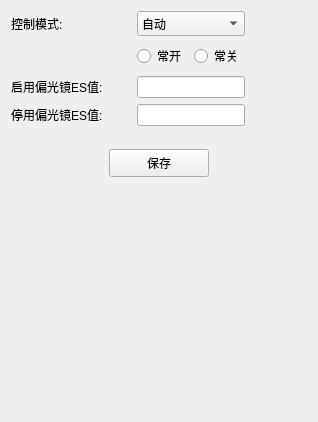
       <widget class="QWidget" name="page_7">
        <layout class="QVBoxLayout" name="verticalLayout_14">
         <property name="spacing">
          <number>20</number>
         </property>
         <item>
          <widget class="QWidget" name="widget_10" native="true">
           <layout class="QHBoxLayout" name="horizontalLayout_24">
            <property name="leftMargin">
             <number>0</number>
            </property>
            <property name="topMargin">
             <number>0</number>
            </property>
            <property name="rightMargin">
             <number>0</number>
            </property>
            <property name="bottomMargin">
             <number>0</number>
            </property>
            <item>
             <layout class="QFormLayout" name="formLayout_12">
              <item row="0" column="0">
               <widget class="QLabel" name="label_95">
                <property name="minimumSize">
                 <size>
                  <width>120</width>
                  <height>25</height>
                 </size>
                </property>
                <property name="text">
                 <string>控制模式:</string>
                </property>
               </widget>
              </item>
              <item row="2" column="1">
               <widget class="QLineEdit" name="ledt_pgj_start_es">
                <property name="minimumSize">
                 <size>
                  <width>0</width>
                  <height>22</height>
                 </size>
                </property>
               </widget>
              </item>
              <item row="3" column="0">
               <widget class="QLabel" name="label_96">
                <property name="text">
                 <string>停用偏光镜ES值:</string>
                </property>
               </widget>
              </item>
              <item row="2" column="0">
               <widget class="QLabel" name="label_97">
                <property name="text">
                 <string>启用偏光镜ES值:</string>
                </property>
               </widget>
              </item>
              <item row="0" column="1">
               <widget class="QComboBox" name="cmb_pgj_mode">
                <property name="minimumSize">
                 <size>
                  <width>0</width>
                  <height>25</height>
                 </size>
                </property>
                <property name="currentIndex">
                 <number>0</number>
                </property>
                <property name="modelColumn">
                 <number>0</number>
                </property>
                <item>
                 <property name="text">
                  <string>自动</string>
                 </property>
                </item>
                <item>
                 <property name="text">
                  <string>手动</string>
                 </property>
                </item>
               </widget>
              </item>
              <item row="3" column="1">
               <widget class="QLineEdit" name="ledt_pgj_end_es">
                <property name="minimumSize">
                 <size>
                  <width>0</width>
                  <height>22</height>
                 </size>
                </property>
               </widget>
              </item>
              <item row="1" column="1">
               <widget class="QWidget" name="widget_11" native="true">
                <layout class="QHBoxLayout" name="horizontalLayout_25">
                 <property name="leftMargin">
                  <number>0</number>
                 </property>
                 <property name="topMargin">
                  <number>2</number>
                 </property>
                 <property name="rightMargin">
                  <number>0</number>
                 </property>
                 <property name="bottomMargin">
                  <number>2</number>
                 </property>
                 <item>
                  <widget class="QRadioButton" name="chk_pgj_open">
                   <property name="text">
                    <string>常开</string>
                   </property>
                  </widget>
                 </item>
                 <item>
                  <widget class="QRadioButton" name="chk_pgj_close">
                   <property name="text">
                    <string>常关</string>
                   </property>
                  </widget>
                 </item>
                </layout>
               </widget>
              </item>
             </layout>
            </item>
            <item>
             <spacer name="horizontalSpacer_25">
              <property name="orientation">
               <enum>Qt::Horizontal</enum>
              </property>
              <property name="sizeHint" stdset="0">
               <size>
                <width>62</width>
                <height>118</height>
               </size>
              </property>
             </spacer>
            </item>
           </layout>
          </widget>
         </item>
         <item>
          <layout class="QHBoxLayout" name="horizontalLayout_17">
           <item>
            <spacer name="horizontalSpacer_27">
             <property name="orientation">
              <enum>Qt::Horizontal</enum>
             </property>
             <property name="sizeHint" stdset="0">
              <size>
               <width>40</width>
               <height>20</height>
              </size>
             </property>
            </spacer>
           </item>
           <item>
            <widget class="QPushButton" name="btn_save_tab7">
             <property name="minimumSize">
              <size>
               <width>100</width>
               <height>28</height>
              </size>
             </property>
             <property name="text">
              <string>保存</string>
             </property>
            </widget>
           </item>
           <item>
            <spacer name="horizontalSpacer_28">
             <property name="orientation">
              <enum>Qt::Horizontal</enum>
             </property>
             <property name="sizeHint" stdset="0">
              <size>
               <width>40</width>
               <height>20</height>
              </size>
             </property>
            </spacer>
           </item>
          </layout>
         </item>
         <item>
          <spacer name="verticalSpacer_8">
           <property name="orientation">
            <enum>Qt::Vertical</enum>
           </property>
           <property name="sizeHint" stdset="0">
            <size>
             <width>20</width>
             <height>234</height>
            </size>
           </property>
          </spacer>
         </item>
        </layout>
       </widget>
